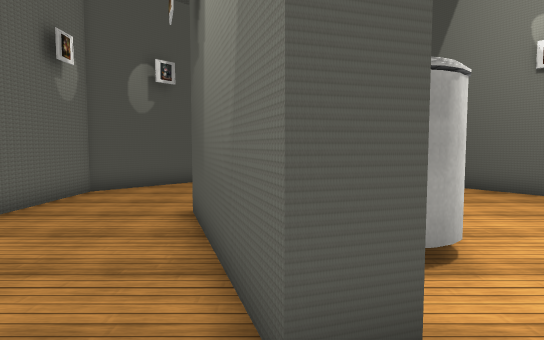
view 1 (above)

14 first-person views from a walk through a Unity game level. The camera is 1.4 m above the floor, tilts 4° down and sees 75° across. The floor is counted in squares, 1 m on a side. Each view is taken from the middle of a square. On the plan, view 1 faces up. The plan holds only what a view shows up to about 15 squares ahead; the rest is blank. The place goes on beyond the plan. The player is left out. Some animated figures are not drawn. Some surface patterns are stand-ins.

view 2
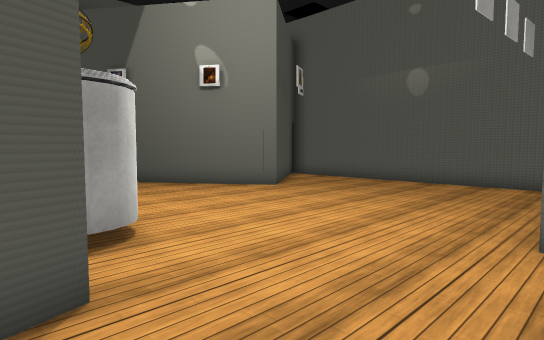

view 3
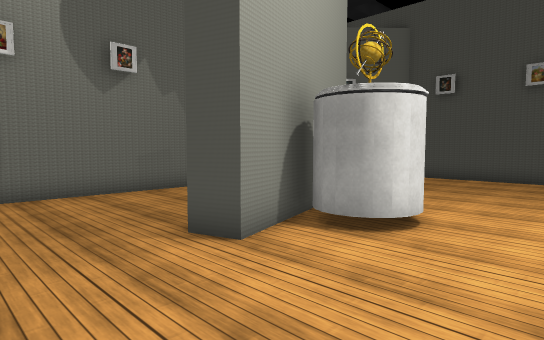

view 4
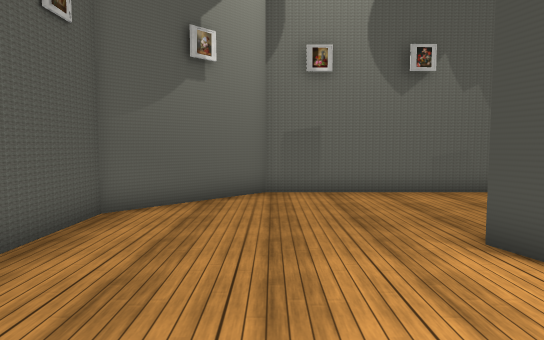

view 5
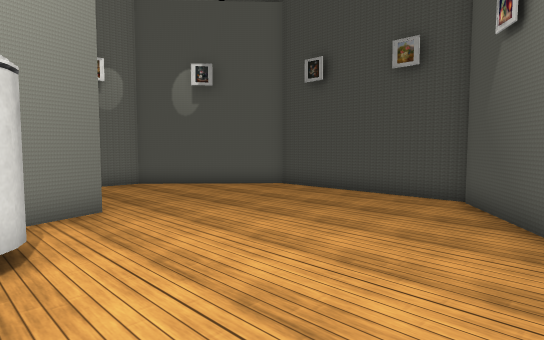

view 6
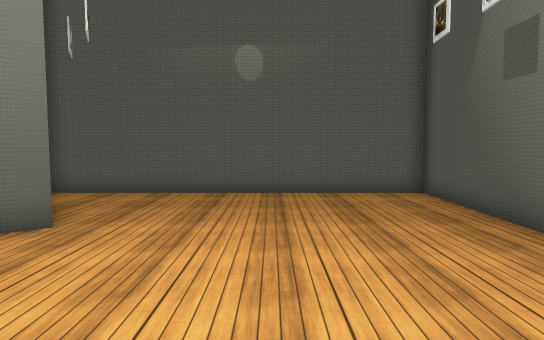

view 7
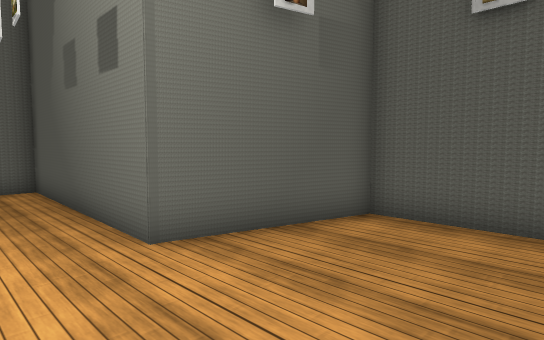

view 8
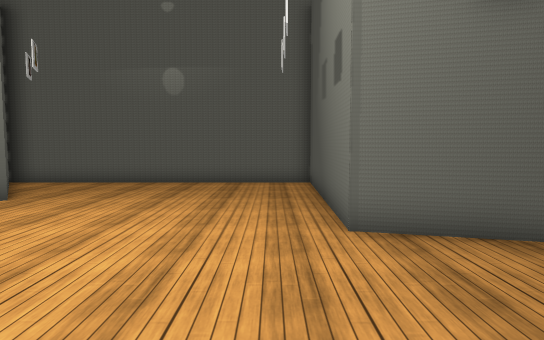

view 9
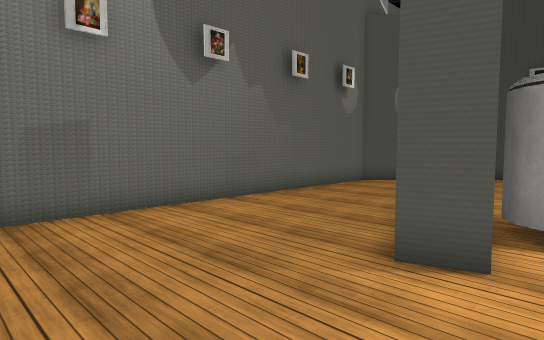

view 10
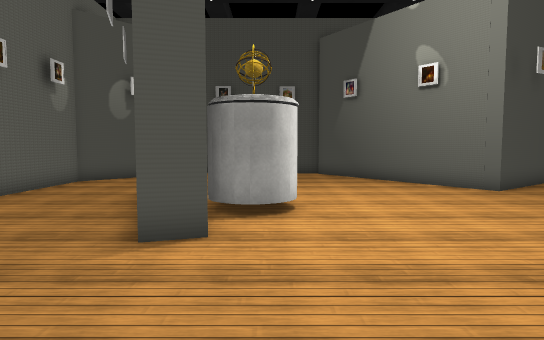

view 11
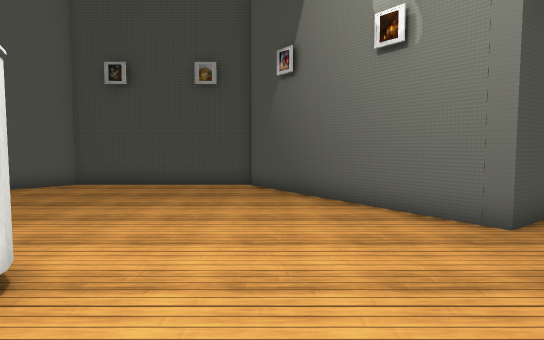

view 12
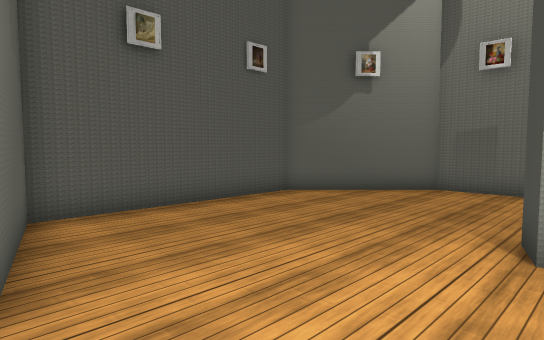

view 13
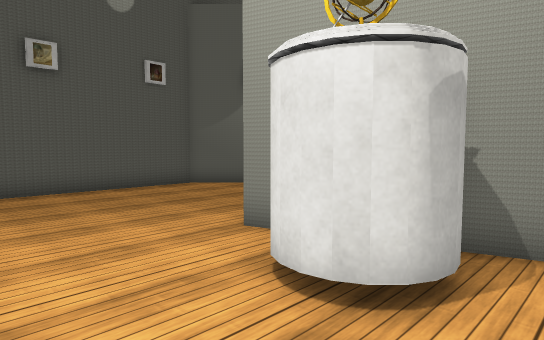

view 14
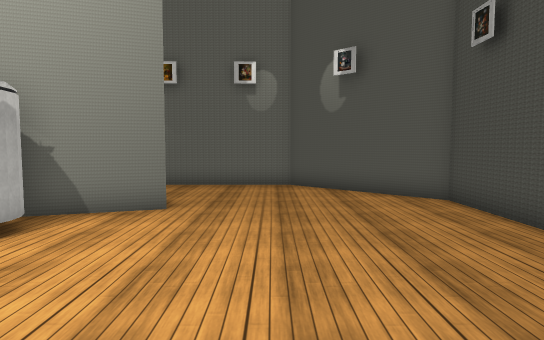

### Floor plan
Points are (right, up) in squares from view 1. A wall is a line through its corners. A room is listed if a view was taken in it or the views show most of it. See-through windows are left out.
Room 1 (views 1, 2, 3, 4, 5, 6, 7, 8, 9, 10, 11, 12, 13, 14)
walls: (-0.7, 7.8) (1, 2.3) (0.1, 2) (-1.7, 7.4); (12.1, 10) (8.9, 7.7) (4.2, 14.5) (-2, 14.5) (-5.5, 10.6) (-5.5, -1.2) (-2.2, -4.5) (4.7, -4.5) (5.7, -0.3) (13.3, -0.4) (13.3, 11)
objects: other object (2, 5)

Where each view was taken, in squares from view 1:
view 1: 0 up, 0 right, facing up
view 2: 1 down, 0 right, facing up-right
view 3: 1 down, 5 right, facing up-left
view 4: 1 down, 5 right, facing left
view 5: 5 up, 7 right, facing up-left
view 6: 4 up, 3 right, facing right
view 7: 2 up, 1 right, facing down-right
view 8: 1 up, 0 right, facing right
view 9: 2 down, 2 right, facing up-left
view 10: 3 down, 2 right, facing up
view 11: 2 up, 5 right, facing up
view 12: 3 up, 6 right, facing down-left
view 13: 7 up, 5 right, facing down-left
view 14: 10 up, 7 right, facing left
